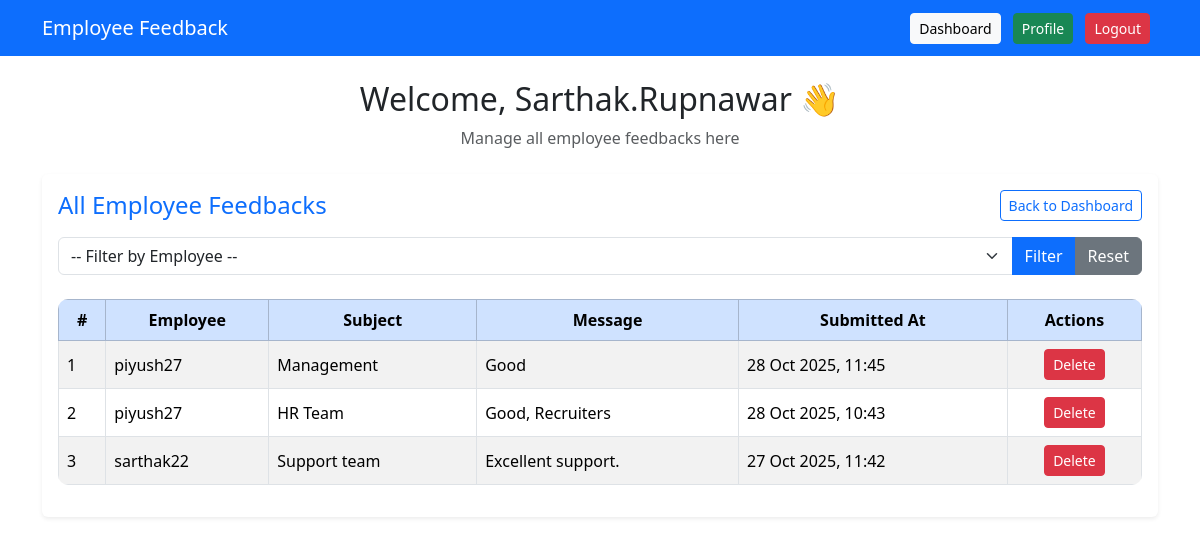
The app's page /accounts/dashboard/admin/ (signed in) with its own data.
### feedback/models.py (models this page shows, shortened)
class Feedback(models.Model):
    employee = models.ForeignKey(User, on_delete=models.CASCADE)
    subject = models.CharField(max_length= 200)
    message = models.TextField()
    submitted_at= models.DateTimeField(auto_now_add=True)
    is_deleted = models.BooleanField(default=False)

### accounts/views.py (the view)
# urls.py: path('dashboard/admin/',views.admin_dashboard, name='admin_dashboard'),
@login_required
def admin_dashboard(req):
    profile= req.user.userprofile
    if profile.role not in ('admin', 'superadmin'):
        return redirect('employee_dashboard')
    employees= User.objects.filter(is_active=True)
    selected_user= req.GET.get('employee')
    all_feedbacks = Feedback.objects.filter(is_deleted=False).select_related('employee').order_by('-submitted_at')
    if selected_user:
        all_feedbacks= all_feedbacks.filter(employee__username= selected_user)
    context={
        'employees': employees,
        'all_feedbacks': all_feedbacks,
        'selected_user': selected_user
    }
    return render(req, 'accounts/admin_dashboard.html', context)

### accounts/templates/accounts/admin_dashboard.html (shortened to what this page needs)
{% extends 'accounts/base.html' %}
{%load static%}
{% block content %}
<div class="text-center mb-4">
  <h2>Welcome, {{ request.user.username|title }} 👋</h2>
  <p class="text-muted">Manage all employee feedbacks here</p>
</div>
<div class="card shadow-sm p-3 border-0">
  <div class="d-flex justify-content-between align-items-center mb-3">
    <h4 class="text-primary m-0">All Employee Feedbacks</h4>
    <a href="{% url 'dashboard_redirect' %}" class="btn btn-outline-primary btn-sm">Back to Dashboard</a>
  </div>
  <form method="GET" class="mb-4">
    <div class="input-group">
        <select name="employee" class="form-select">
            <option value="">-- Filter by Employee --</option>
        </select>
        <button class="btn btn-primary" type="submit">Filter</button>
        <a href="{% url 'admin_dashboard' %}" class="btn btn-secondary">Reset</a>
    </div>
</form>
  <div class="table-responsive">
    <table class="table table-striped table-bordered align-middle">
      <thead class="table-primary text-center">
        <tr>
          <th>#</th>
          <th>Employee</th>
          <th>Subject</th>
          <th>Message</th>
          <th>Submitted At</th>
          <th>Actions</th>
        </tr>
      </thead>
      <tbody>
        {% for fb in all_feedbacks %}
        <tr>
          <td>{{ forloop.counter }}</td>
          <td>{{ fb.employee.username }}</td>
          <td>{{ fb.subject }}</td>
          <td>{{ fb.message }}</td>
          <td>{{ fb.submitted_at|date:"d M Y, H:i" }}</td>
          <td class="text-center">
            <form action="{% url 'delete_feedback' fb.id %}" method="post" style="display:inline;">
              <button type="submit" class="btn btn-danger btn-sm" onclick="return confirm('Delete this feedback?');">
                Delete
              </button>
            </form>
          </td>
        </tr>
        {% empty %}
        <tr>
          <td colspan="6" class="text-center text-muted">No feedbacks available.</td>
        </tr>
        {% endfor %}
      </tbody>
    </table>
  </div>
</div>
{% endblock %}

### accounts/static/accounts/css/style.css (style rules this page uses)
body { background-color: #f8f9fa; font-family: "Poppins", sans-serif; }
h2 { font-weight: 600; color: #0d6efd; margin-bottom: 20px; }
.card { border-radius: 15px; box-shadow: 0 4px 10px rgba(0,0,0,0.1); }
.btn-primary, .btn-success, .btn-danger { border-radius: 10px; }
.table { background: white; border-radius: 10px; overflow: hidden; }
.table th { background-color: #0d6efd; color: white; }
.card { transition: 0.3s ease; }
.card { border-radius: 15px; }

### records on screen
Feedback: employee.username "piyush27", subject "Management", message "Good", submitted_at "28 Oct 2025, 11:45"
Feedback: employee.username "piyush27", subject "HR Team", message "Good, Recruiters", submitted_at "28 Oct 2025, 10:43"
Feedback: employee.username "sarthak22", subject "Support team", message "Excellent support.", submitted_at "27 Oct 2025, 11:42"

### other values on screen
{{ request.user.username|title }} "Sarthak.Rupnawar"
